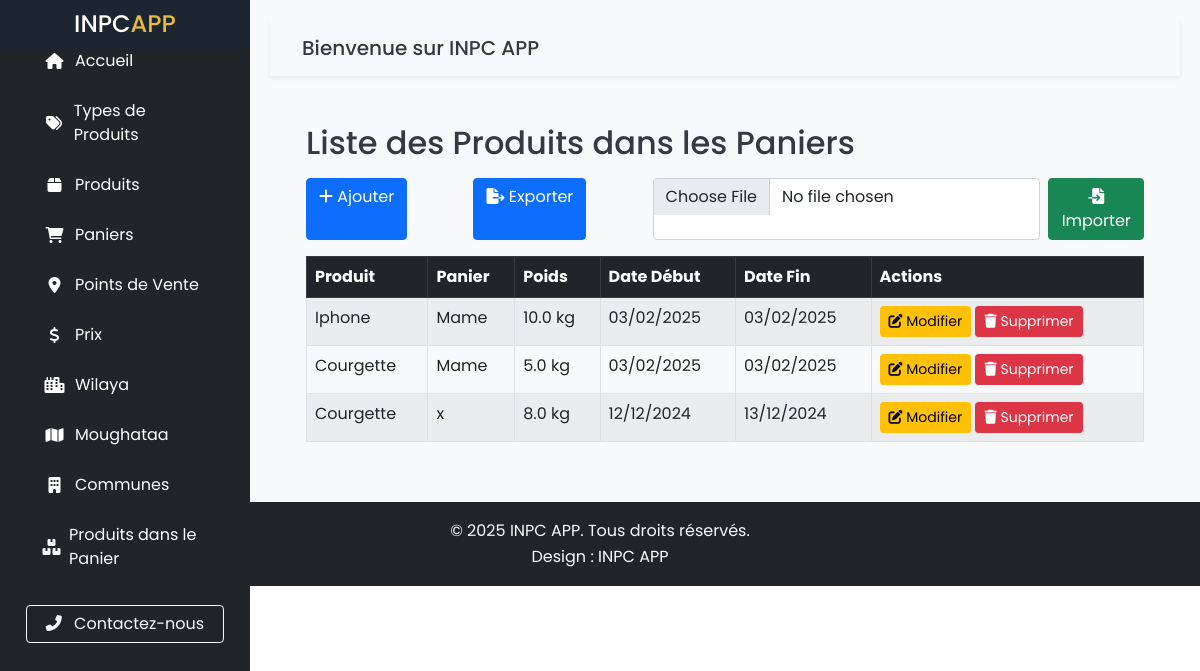
The app's page /cart-products/ with its own data.
### APP_INPC_23203/models.py (models this page shows)
class CartProducts(models.Model):
    product = models.ForeignKey(Product, on_delete=models.CASCADE)
    cart_product = models.ForeignKey(Cart, on_delete=models.CASCADE)
    weight = models.FloatField()
    date_from = models.DateField()
    date_to = models.DateField(null=True, blank=True)

class Product(models.Model):
    code = models.CharField(max_length=45)
    name = models.CharField(max_length=45)
    description = models.CharField(max_length=45, null=True, blank=True)
    unit_measure = models.CharField(max_length=45, null=True, blank=True)
    product_type = models.ForeignKey(ProductType, on_delete=models.SET_NULL, null=True)

class Cart(models.Model):
    code = models.CharField(max_length=45)
    name = models.CharField(max_length=45)
    description = models.CharField(max_length=45, null=True, blank=True)

### APP_INPC_23203/views.py (the view)
# urls.py: path('cart-products/', views.cartproducts_list, name='cartproducts_list'),
def cartproducts_list(request):
    cartproducts = CartProducts.objects.all()
    return render(request, "cartproducts_list.html", {"cartproducts_list": cartproducts})

### APP_INPC_23203/templates/cartproducts_list.html (shortened to what this page needs)
{% extends 'base.html' %}
{% load static %}
{% block content %}
<div class="container mt-4">
    <h2 class="mb-3">Liste des Produits dans les Paniers</h2>
    <div class="d-flex justify-content-between mb-3">
        <a href="{% url 'cartproducts_add' %}" class="btn btn-primary">
            <i class="fas fa-plus"></i> Ajouter
        </a>
        <a href="{% url 'cartproducts_export' %}" class="btn btn-primary">
            <i class="fas fa-file-export"></i> Exporter
        </a>
        <form method="POST" action="{% url 'cartproducts_import' %}" enctype="multipart/form-data" class="d-flex">
            <input type="file" name="file" class="form-control me-2" accept=".xlsx,.xls,.csv" required>
            <button type="submit" class="btn btn-success">
                <i class="fas fa-file-import"></i> Importer
            </button>
        </form>
    </div>
    <table class="table table-striped table-bordered">
        <thead class="table-dark">
            <tr>
                <th>Produit</th>
                <th>Panier</th>
                <th>Poids</th>
                <th>Date Début</th>
                <th>Date Fin</th>
                <th>Actions</th>
            </tr>
        </thead>
        <tbody>
            {% for cartproduct in cartproducts_list %}
            <tr>
                <td>{{ cartproduct.product.name }}</td>
                <td>{{ cartproduct.cart_product.name }}</td>
                <td>{{ cartproduct.weight }} kg</td>
                <td>{{ cartproduct.date_from|date:"d/m/Y" }}</td>
                <td>{{ cartproduct.date_to|default:"-"|date:"d/m/Y" }}</td>
                <td>
                    <a href="{% url 'cartproducts_edit' cartproduct.pk %}" class="btn btn-warning btn-sm">
                        <i class="fas fa-edit"></i> Modifier
                    </a>
                    <a href="{% url 'cartproducts_delete' cartproduct.pk %}" class="btn btn-danger btn-sm">
                        <i class="fas fa-trash"></i> Supprimer
                    </a>
                </td>
            </tr>
            {% empty %}
            <tr>
                <td colspan="6" class="text-center">Aucun produit trouvé dans les paniers</td>
            </tr>
            {% endfor %}
        </tbody>
    </table>
</div>
{% endblock %}

### APP_INPC_23203/static/assets/css/templatemo-space-dynamic.css (style rules this page uses)
html, body, div, span, applet, object, iframe, h1, h2, h3, h4, h5, h6, p, blockquote, div pre, a, abbr, acronym, address, big, cite, code, del, dfn, em, font, img, ins, kbd, q, s, samp, small, strike, strong, sub, sup, tt, var, b, u, i, center, dl, dt, dd, ol, ul, li, figure, header, nav, section, article, aside, footer, figcaption { margin: 0; padding: 0; border: 0; outline: 0; }
* { box-sizing: border-box; }
html, body { font-family: 'Poppins', sans-serif; font-weight: 400; background-color: #fff; -ms-text-size-adjust: 100%; -webkit-font-smoothing: antialiased; -moz-osx-font-smoothing: grayscale; }
a { text-decoration: none !important; }
h1, h2, h3, h4, h5, h6 { margin-top: 0px; margin-bottom: 0px; }
html, body { background: #fff; font-family: 'Poppins', sans-serif; }

### APP_INPC_23203/static/assets/css/custom.css (style rules this page uses)
body { padding-top: 70px; overflow-x: hidden; }
@media (min-width: 768px) { body { padding-top: 0; } }

### APP_INPC_23203/static/assets/css/custom2.css (style rules this page uses)
body { font-family: 'Poppins', sans-serif; background-color: #f8f9fa; color: #343a40; }

### records on screen
CartProducts: product.name "Iphone", cart_product.name "Mame", weight "10.0", date_from "03/02/2025", date_to "03/02/2025"
CartProducts: product.name "Courgette", cart_product.name "Mame", weight "5.0", date_from "03/02/2025", date_to "03/02/2025"
CartProducts: product.name "Courgette", cart_product.name "x", weight "8.0", date_from "12/12/2024", date_to "13/12/2024"
